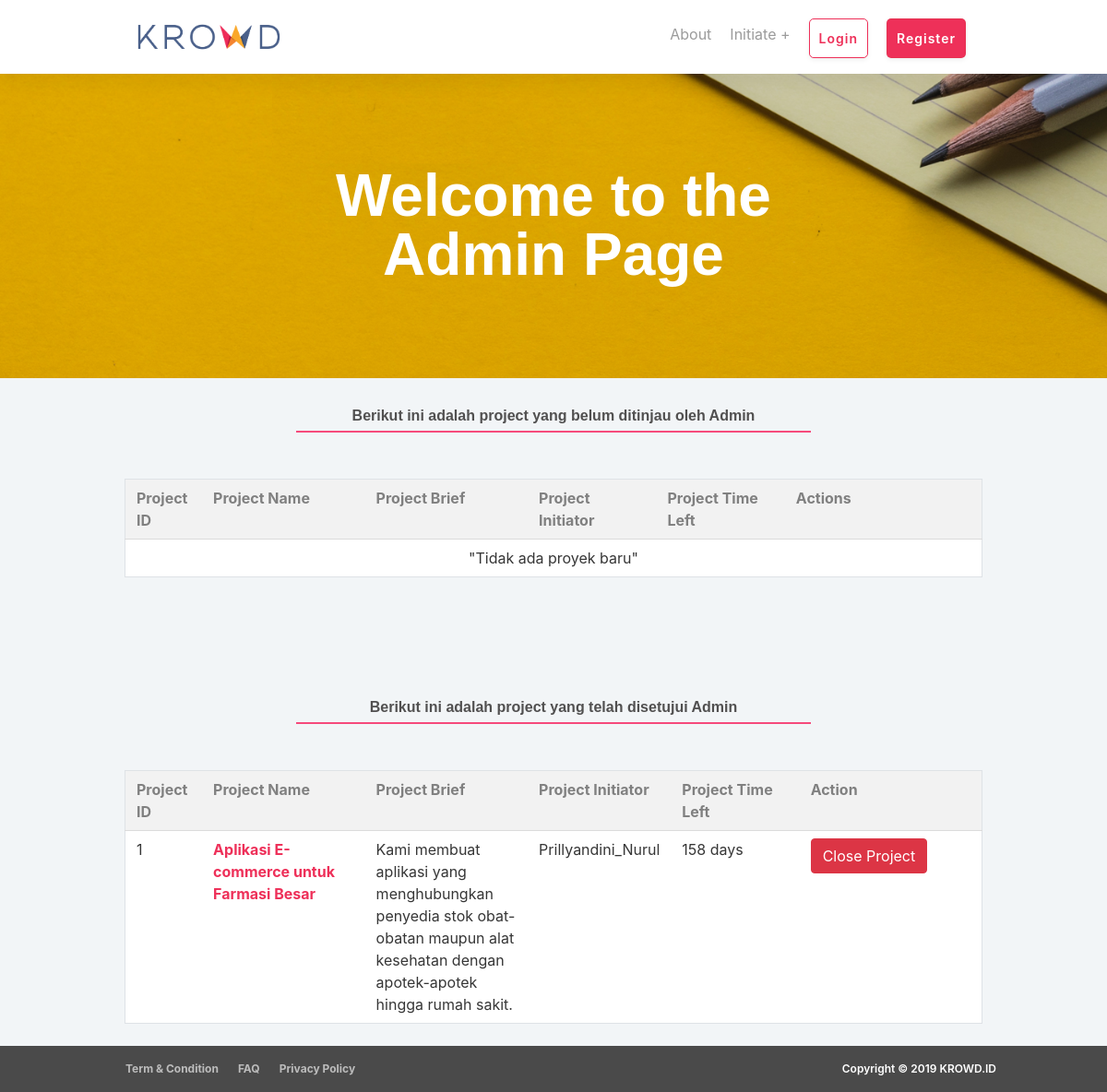
The page /index.php/c_krowd_home/admin on the database as committed earlier.
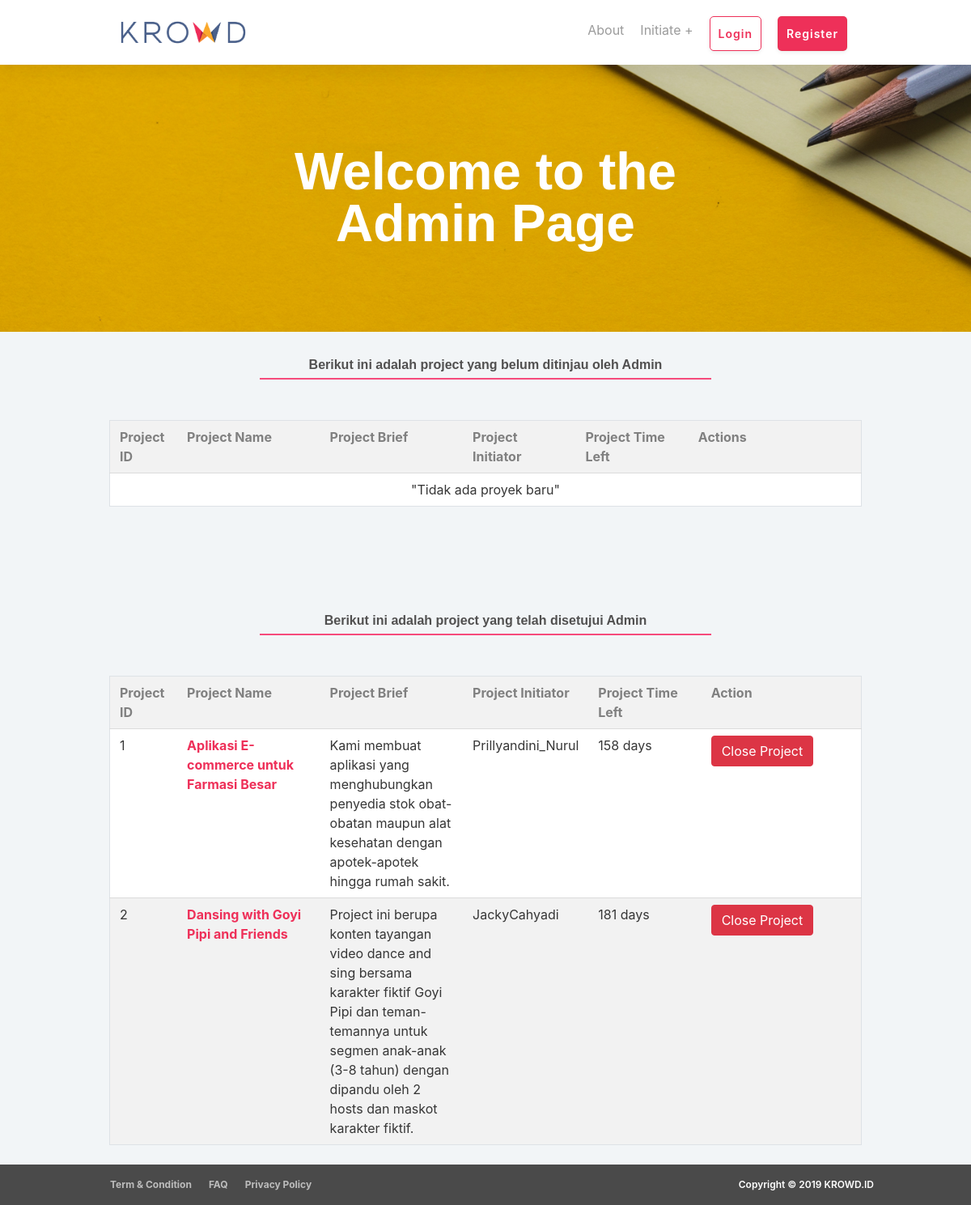
The same page on the database as committed later.
### tables this page shows
CREATE TABLE `project` (
  `id_project` int(255) NOT NULL,
  `id_user` int(11) DEFAULT NULL,
  `judul_project` varchar(255) NOT NULL,
  `kategori` enum('music','fashion','technology','art','film&video','games','publishing','social') NOT NULL,
  `upload_image` blob NOT NULL,
  `short_desc` varchar(255) NOT NULL,
  `deskripsi` text NOT NULL,
  `lokasi` varchar(20) NOT NULL,
  `start_date` date NOT NULL,
  `end_date` date NOT NULL,
  `bidang_keahlian` varchar(20) NOT NULL,
  `max_user` int(100) NOT NULL,
  `popularity` enum('yes','no') NOT NULL,
  `admin_check` enum('Not Checked','Accepted','Rejected') NOT NULL
);

CREATE TABLE `user` (
  `id_user` int(11) NOT NULL,
  `username` varchar(255) NOT NULL,
  `email` varchar(255) NOT NULL,
  `password` varchar(255) NOT NULL,
  `short_bio` text NOT NULL,
  `experience` text NOT NULL,
  `portfolio` text NOT NULL,
  `kota` varchar(30) NOT NULL
);

### application/controllers/C_krowd_home.php (called while the page is built, shortened)
<?php
class C_krowd_home extends CI_Controller {
	function __construct()
    {
        $this->load->model('krowd_model');
    }
	public function admin()
	{
		$data['project'] = $this->krowd_model->get_all_ChProjects_brief();
		$data['nproject'] = $this->krowd_model->get_all_notChProjects_brief();
		$this->load->view('admin_menu', $data);
	}
}

### index.php (called while the page is built, shortened)
<?php
require_once BASEPATH.'core/CodeIgniter.php';

### application/models/krowd_model.php (called while the page is built, shortened)
<?php
class krowd_model extends CI_Model
{
    function get_all_notChProjects_brief()
    {
    	$this->db->select('project.id_project, project.judul_project, user.username, project.short_desc, DATEDIFF(project.end_date,CURDATE()) AS "days_left", project.admin_check');
    	$this->db->from('project');
    	$this->db->join('user','project.id_user = user.id_user');
        $this->db->where('project.admin_check = "NotChecked"');
    	$query = $this->db->get();
    	return $query->result_array();
    }
    function get_all_ChProjects_brief()
    {
        $this->db->select('project.id_project, project.judul_project, user.username, project.short_desc, DATEDIFF(project.end_date,CURDATE()) AS "days_left", project.admin_check');
        $this->db->from('project');
        $this->db->join('user','project.id_user = user.id_user');
        $this->db->where('project.admin_check = "Accepted"');
        $query = $this->db->get();
        return $query->result_array();
    }
}

### application/views/admin_menu.php (the view, shortened to what this page needs)
<div class="backgorund_judul_main">
    <h1 id="judul">Welcome to the Admin Page</h1>
</div>
<div class="container">
	<p id="judul2" class="garisPink">Berikut ini adalah project yang belum ditinjau oleh Admin</p>
	<table class="table table-striped table-bordered" style="margin-bottom: 100px;">
	    <tr>
			<th style="width:9%;color:grey;">Project ID</th>
			<th style="width:19%;color:grey;">Project Name</th>
			<th style="width:19%;color:grey;">Project Brief</th>
			<th style="width:15%;color:grey;">Project Initiator</th>
			<th style="width:15%;color:grey;">Project Time Left</th>
			<th style="color:grey;">Actions</th>
	    </tr>
		<?php if(!empty($nproject)){?>
		<?php foreach($nproject as $np){?>
	    <tr>
			<td><?= $np['id_project']?></td>
			<td><a href="<?= base_url('c_krowd_home/detil_project/')?><?= $np['id_project']?>"><strong><?= $np['judul_project']?></strong></a></td>
			<td><?= $np['short_desc']?></td>
			<td><?= $np['username']?></td>
			<td><?= $np['days_left']?> days</td>
			<td>
	            <a href="<?= base_url('c_krowd_home/update_stat/')?><?= $np['id_project']?>" class="btn btn-info btn-xs">Accept</a>
	            <a href="" class="btn btn-danger btn-xs">Reject</a>
	        </td>
	    </tr>
	    <?php }?>
	    <?php } else {?>
	    <tr>
	    	<td style="text-align: center" colspan="6">"Tidak ada proyek baru"</td>
	    </tr>
	    <?php }?>
	</table>
</div>
<div class="container">
	<p id="judul2" class="garisPink">Berikut ini adalah project yang telah disetujui Admin</p>
	<table class="table table-striped table-bordered" align="center">
	    <tr>
			<th style="width:9%; color:grey;">Project ID</th>
			<th style="width:19%; color:grey;">Project Name</th>
			<th style="width:19%; color:grey;">Project Brief</th>
			<th style="width:15%; color:grey;">Project Initiator</th>
			<th style="width:15%; color:grey;">Project Time Left</th>
			<th style="color:grey;">Action</th>
	    </tr>
	    <?php if(!empty($project)){?>
	    <?php foreach($project as $p){?>
	    <tr>
			<td><?= $p['id_project']?></td>
			<td><a href="<?= base_url('c_krowd_home/detil_project/')?><?= $p['id_project']?>"><strong><?= $p['judul_project']?></strong></a></td>
			<td><?= $p['short_desc']?></td>
			<td><?= $p['username']?></td>
			<td><?= $p['days_left']?> days</td>
			<td>
	            <a href="" class="btn btn-danger">Close Project</a>
	        </td>
	    </tr>
	    <?php }?>
	    <?php } else {?>
	    	<td style="text-align: center" colspan="6">"Tidak ada proyek ditemukan"</td>
	    <?php }?>
	</table>
</div>

Rows that differ between the two databases and show on the page:
added project: id_project "2", judul_project "Dansing with Goyi Pipi and Friends", short_desc "Project ini berupa konten tayangan video dance and sing bersama karakter fiktif Goyi Pipi dan teman-temannya untuk segmen anak-anak (3-8 tahun) dengan dipandu oleh 2 hosts dan maskot karakter fiktif.", id_user.username "JackyCahyadi", days_left "181"
